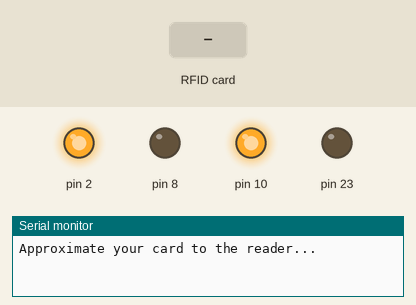
A sketch run on a simulated Arduino Uno, built with avr-gcc and run on an emulated ATmega328P. Shown: output pins drawn as LEDs (lit = HIGH), the last lines printed to the serial monitor. The test bench sets the inputs (shaded band). Pins used as bus, display or sensor lines are not drawn.

Above: at 1.2 s.
1.3 s: RFID card C3 D5 A6 A6 held to the reader
At 2.7 s:
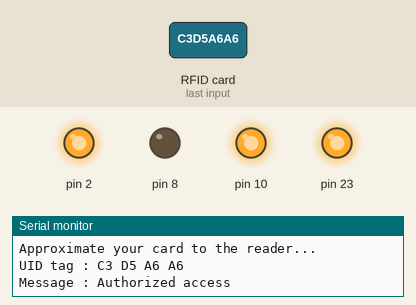
Timing chart, 0 to 12.8 s (numbered marks = the images above; inputs shaded):
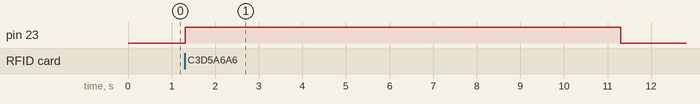

The sketch:

Rflock_entreprenur.ino
```cpp
#include <SPI.h>
#include <MFRC522.h>

#define SS_PIN 15
#define RST_PIN 0
MFRC522 mfrc522(SS_PIN, RST_PIN);   // Create MFRC522 instance.

// Binary configurations for each pin
#define MOTOR_PIN_MASK    B00000100  // Binary: 0000 0100, powersource_motor = pin 2
#define TRANSISTOR_PIN_MASK B10000000 // Binary: 1000 0000, powersource_transistor = pin 8
#define VERIFIKASI_RFID_PIN_MASK B00000000 // Binary: 0000 0000, not used
#define OKELIGHT_PIN_MASK B00000010  // Binary: 0000 0010, okelight = pin 9
#define NOLIGHT_PIN_MASK  B00000001  // Binary: 0000 0001, nolight = pin 1

void setup()
{
  Serial.begin(9600);   // Initiate a serial communication
  SPI.begin();      // Initiate  SPI bus
  mfrc522.PCD_Init();   // Initiate MFRC522
  Serial.println("Approximate your card to the reader...");
  Serial.println();

  // Set pins as outputs using binary configuration
  DDRD |= MOTOR_PIN_MASK;         // Set pin 2 as output
  DDRB |= TRANSISTOR_PIN_MASK;    // Set pin 8 as output
  DDRD |= OKELIGHT_PIN_MASK;      // Set pin 9 as output
  DDRB |= NOLIGHT_PIN_MASK;       // Set pin 1 as output

  // Initialize motors
  PORTD |= MOTOR_PIN_MASK;        // Set power source for motor high
}

void loop()
{
  // Look for new cards
  if (!mfrc522.PICC_IsNewCardPresent())
  {
    return;
  }
  // Select one of the cards
  if (!mfrc522.PICC_ReadCardSerial())
  {
    return;
  }
  //Show UID on serial monitor
  Serial.print("UID tag :");
  String content= "";
  byte letter;
  for (byte i = 0; i < mfrc522.uid.size; i++)
  {
    Serial.print(mfrc522.uid.uidByte[i] < 0x10 ? " 0" : " ");
    Serial.print(mfrc522.uid.uidByte[i], HEX);
    content.concat(String(mfrc522.uid.uidByte[i] < 0x10 ? " 0" : " "));
    content.concat(String(mfrc522.uid.uidByte[i], HEX));
  }
  Serial.println();
  Serial.print("Message : ");
  content.toUpperCase();

  if (content.substring(1) == "C3 D5 A6 A6") //change here the UID of the card/cards that you want to give access
  {
    Serial.println("Authorized access");
    Serial.println();

    // Turn on the corresponding pins using binary configuration
    PORTD |= OKELIGHT_PIN_MASK;      // Turn on okelight
    PORTB &= ~NOLIGHT_PIN_MASK;      // Turn off nolight
    PORTB |= TRANSISTOR_PIN_MASK;    // Turn on transistor
    PORTB |= VERIFIKASI_RFID_PIN_MASK; // Turn on verifikasi_RFID (unused pin)
    delay(10000);
  }
  else {
    Serial.println("Access denied");

    // Turn off the corresponding pins using binary configuration
    PORTB |= NOLIGHT_PIN_MASK;       // Turn on nolight
    PORTD &= ~OKELIGHT_PIN_MASK;     // Turn off okelight
    PORTB &= ~TRANSISTOR_PIN_MASK;   // Turn off transistor
    PORTB &= ~VERIFIKASI_RFID_PIN_MASK; // Turn off verifikasi_RFID (unused pin)
    delay(2000);
  }

  // Reset pins
  PORTD &= ~OKELIGHT_PIN_MASK;
  PORTB &= ~NOLIGHT_PIN_MASK;
  PORTB &= ~VERIFIKASI_RFID_PIN_MASK;
  PORTB &= ~TRANSISTOR_PIN_MASK;
}
```

Measured:
- after the input at 1.3 s, pin 23: LOW → HIGH at once, → LOW 10.0 s later
